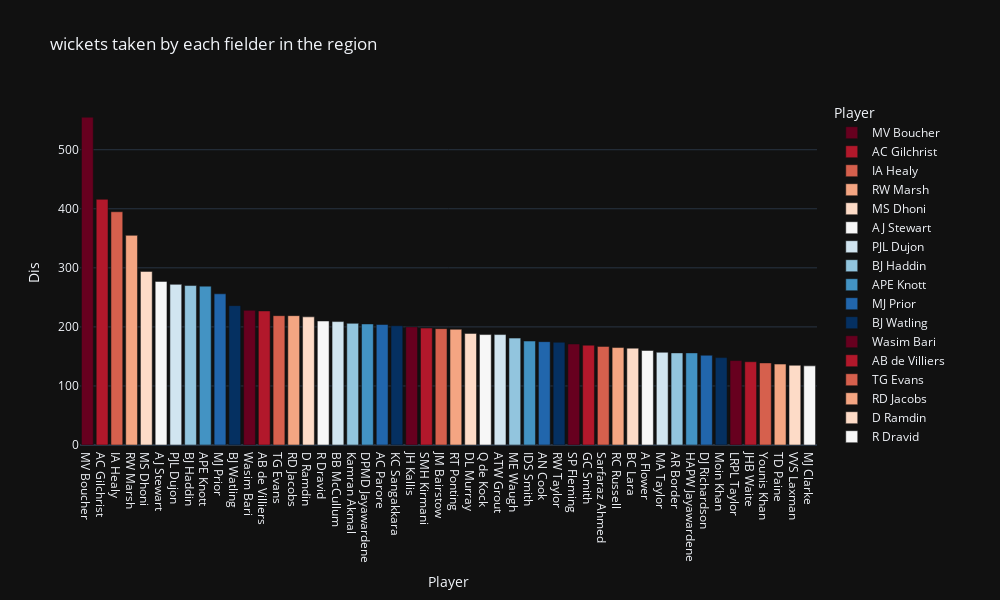

Source (notebook cell):
### Code cell
#plotting
px.bar(fielding_test.head(50), x="Player", y="Dis", color="Player", title="wickets taken by each fielder in the region"
       , color_discrete_sequence=px.colors.sequential.RdBu, height=600, width=1000, template="plotly_dark",
       labels={"Final Region": "Region", "HS": "Matches Played"})

### Figure 1 — Plotly figure (JSON) as saved in the notebook; plotly's stock layout.template omitted (floating-point values rounded to 4 significant figures)
{"data": [{"alignmentgroup": "True", "hovertemplate": "Player=%{x}<br>Dis=%{y}<extra></extra>", "legendgroup": "MV Boucher", "marker": {"color": "rgb(103,0,31)", "pattern": {"shape": ""}}, "name": "MV Boucher", "offsetgroup": "MV Boucher", "orientation": "v", "showlegend": true, "textposition": "auto", "type": "bar", "x": ["MV Boucher"], "xaxis": "x", "y": [555], "yaxis": "y"}, {"alignmentgroup": "True", "hovertemplate": "Player=%{x}<br>Dis=%{y}<extra></extra>", "legendgroup": "AC Gilchrist", "marker": {"color": "rgb(178,24,43)", "pattern": {"shape": ""}}, "name": "AC Gilchrist", "offsetgroup": "AC Gilchrist", "orientation": "v", "showlegend": true, "textposition": "auto", "type": "bar", "x": ["AC Gilchrist"], "xaxis": "x", "y": [416], "yaxis": "y"}, {"alignmentgroup": "True", "hovertemplate": "Player=%{x}<br>Dis=%{y}<extra></extra>", "legendgroup": "IA Healy", "marker": {"color": "rgb(214,96,77)", "pattern": {"shape": ""}}, "name": "IA Healy", "offsetgroup": "IA Healy", "orientation": "v", "showlegend": true, "textposition": "auto", "type": "bar", "x": ["IA Healy"], "xaxis": "x", "y": [395], "yaxis": "y"}, {"alignmentgroup": "True", "hovertemplate": "Player=%{x}<br>Dis=%{y}<extra></extra>", "legendgroup": "RW Marsh", "marker": {"color": "rgb(244,165,130)", "pattern": {"shape": ""}}, "name": "RW Marsh", "offsetgroup": "RW Marsh", "orientation": "v", "showlegend": true, "textposition": "auto", "type": "bar", "x": ["RW Marsh"], "xaxis": "x", "y": [355], "yaxis": "y"}, {"alignmentgroup": "True", "hovertemplate": "Player=%{x}<br>Dis=%{y}<extra></extra>", "legendgroup": "MS Dhoni", "marker": {"color": "rgb(253,219,199)", "pattern": {"shape": ""}}, "name": "MS Dhoni", "offsetgroup": "MS Dhoni", "orientation": "v", "showlegend": true, "textposition": "auto", "type": "bar", "x": ["MS Dhoni"], "xaxis": "x", "y": [294], "yaxis": "y"}, {"alignmentgroup": "True", "hovertemplate": "Player=%{x}<br>Dis=%{y}<extra></extra>", "legendgroup": "AJ Stewart", "marker": {"color": "rgb(247,247,247)", "pattern": {"shape": ""}}, "name": "AJ Stewart", "offsetgroup": "AJ Stewart", "orientation": "v", "showlegend": true, "textposition": "auto", "type": "bar", "x": ["AJ Stewart"], "xaxis": "x", "y": [277], "yaxis": "y"}, {"alignmentgroup": "True", "hovertemplate": "Player=%{x}<br>Dis=%{y}<extra></extra>", "legendgroup": "PJL Dujon", "marker": {"color": "rgb(209,229,240)", "pattern": {"shape": ""}}, "name": "PJL Dujon", "offsetgroup": "PJL Dujon", "orientation": "v", "showlegend": true, "textposition": "auto", "type": "bar", "x": ["PJL Dujon"], "xaxis": "x", "y": [272], "yaxis": "y"}, {"alignmentgroup": "True", "hovertemplate": "Player=%{x}<br>Dis=%{y}<extra></extra>", "legendgroup": "BJ Haddin", "marker": {"color": "rgb(146,197,222)", "pattern": {"shape": ""}}, "name": "BJ Haddin", "offsetgroup": "BJ Haddin", "orientation": "v", "showlegend": true, "textposition": "auto", "type": "bar", "x": ["BJ Haddin"], "xaxis": "x", "y": [270], "yaxis": "y"}, {"alignmentgroup": "True", "hovertemplate": "Player=%{x}<br>Dis=%{y}<extra></extra>", "legendgroup": "APE Knott", "marker": {"color": "rgb(67,147,195)", "pattern": {"shape": ""}}, "name": "APE Knott", "offsetgroup": "APE Knott", "orientation": "v", "showlegend": true, "textposition": "auto", "type": "bar", "x": ["APE Knott"], "xaxis": "x", "y": [269], "yaxis": "y"}, {"alignmentgroup": "True", "hovertemplate": "Player=%{x}<br>Dis=%{y}<extra></extra>", "legendgroup": "MJ Prior", "marker": {"color": "rgb(33,102,172)", "pattern": {"shape": ""}}, "name": "MJ Prior", "offsetgroup": "MJ Prior", "orientation": "v", "showlegend": true, "textposition": "auto", "type": "bar", "x": ["MJ Prior"], "xaxis": "x", "y": [256], "yaxis": "y"}, {"alignmentgroup": "True", "hovertemplate": "Player=%{x}<br>Dis=%{y}<extra></extra>", "legendgroup": "BJ Watling", "marker": {"color": "rgb(5,48,97)", "pattern": {"shape": ""}}, "name": "BJ Watling", "offsetgroup": "BJ Watling", "orientation": "v", "showlegend": true, "textposition": "auto", "type": "bar", "x": ["BJ Watling"], "xaxis": "x", "y": [236], "yaxis": "y"}, {"alignmentgroup": "True", "hovertemplate": "Player=%{x}<br>Dis=%{y}<extra></extra>", "legendgroup": "Wasim Bari", "marker": {"color": "rgb(103,0,31)", "pattern": {"shape": ""}}, "name": "Wasim Bari", "offsetgroup": "Wasim Bari", "orientation": "v", "showlegend": true, "textposition": "auto", "type": "bar", "x": ["Wasim Bari"], "xaxis": "x", "y": [228], "yaxis": "y"}, {"alignmentgroup": "True", "hovertemplate": "Player=%{x}<br>Dis=%{y}<extra></extra>", "legendgroup": "AB de Villiers", "marker": {"color": "rgb(178,24,43)", "pattern": {"shape": ""}}, "name": "AB de Villiers", "offsetgroup": "AB de Villiers", "orientation": "v", "showlegend": true, "textposition": "auto", "type": "bar", "x": ["AB de Villiers"], "xaxis": "x", "y": [227], "yaxis": "y"}, {"alignmentgroup": "True", "hovertemplate": "Player=%{x}<br>Dis=%{y}<extra></extra>", "legendgroup": "TG Evans", "marker": {"color": "rgb(214,96,77)", "pattern": {"shape": ""}}, "name": "TG Evans", "offsetgroup": "TG Evans", "orientation": "v", "showlegend": true, "textposition": "auto", "type": "bar", "x": ["TG Evans"], "xaxis": "x", "y": [219], "yaxis": "y"}, {"alignmentgroup": "True", "hovertemplate": "Player=%{x}<br>Dis=%{y}<extra></extra>", "legendgroup": "RD Jacobs", "marker": {"color": "rgb(244,165,130)", "pattern": {"shape": ""}}, "name": "RD Jacobs", "offsetgroup": "RD Jacobs", "orientation": "v", "showlegend": true, "textposition": "auto", "type": "bar", "x": ["RD Jacobs"], "xaxis": "x", "y": [219], "yaxis": "y"}, {"alignmentgroup": "True", "hovertemplate": "Player=%{x}<br>Dis=%{y}<extra></extra>", "legendgroup": "D Ramdin", "marker": {"color": "rgb(253,219,199)", "pattern": {"shape": ""}}, "name": "D Ramdin", "offsetgroup": "D Ramdin", "orientation": "v", "showlegend": true, "textposition": "auto", "type": "bar", "x": ["D Ramdin"], "xaxis": "x", "y": [217], "yaxis": "y"}, {"alignmentgroup": "True", "hovertemplate": "Player=%{x}<br>Dis=%{y}<extra></extra>", "legendgroup": "R Dravid", "marker": {"color": "rgb(247,247,247)", "pattern": {"shape": ""}}, "name": "R Dravid", "offsetgroup": "R Dravid", "orientation": "v", "showlegend": true, "textposition": "auto", "type": "bar", "x": ["R Dravid"], "xaxis": "x", "y": [210], "yaxis": "y"}, {"alignmentgroup": "True", "hovertemplate": "Player=%{x}<br>Dis=%{y}<extra></extra>", "legendgroup": "BB McCullum", "marker": {"color": "rgb(209,229,240)", "pattern": {"shape": ""}}, "name": "BB McCullum", "offsetgroup": "BB McCullum", "orientation": "v", "showlegend": true, "textposition": "auto", "type": "bar", "x": ["BB McCullum"], "xaxis": "x", "y": [209], "yaxis": "y"}, {"alignmentgroup": "True", "hovertemplate": "Player=%{x}<br>Dis=%{y}<extra></extra>", "legendgroup": "Kamran Akmal", "marker": {"color": "rgb(146,197,222)", "pattern": {"shape": ""}}, "name": "Kamran Akmal", "offsetgroup": "Kamran Akmal", "orientation": "v", "showlegend": true, "textposition": "auto", "type": "bar", "x": ["Kamran Akmal"], "xaxis": "x", "y": [206], "yaxis": "y"}, {"alignmentgroup": "True", "hovertemplate": "Player=%{x}<br>Dis=%{y}<extra></extra>", "legendgroup": "DPMD Jayawardene", "marker": {"color": "rgb(67,147,195)", "pattern": {"shape": ""}}, "name": "DPMD Jayawardene", "offsetgroup": "DPMD Jayawardene", "orientation": "v", "showlegend": true, "textposition": "auto", "type": "bar", "x": ["DPMD Jayawardene"], "xaxis": "x", "y": [205], "yaxis": "y"}, {"alignmentgroup": "True", "hovertemplate": "Player=%{x}<br>Dis=%{y}<extra></extra>", "legendgroup": "AC Parore", "marker": {"color": "rgb(33,102,172)", "pattern": {"shape": ""}}, "name": "AC Parore", "offsetgroup": "AC Parore", "orientation": "v", "showlegend": true, "textposition": "auto", "type": "bar", "x": ["AC Parore"], "xaxis": "x", "y": [204], "yaxis": "y"}, {"alignmentgroup": "True", "hovertemplate": "Player=%{x}<br>Dis=%{y}<extra></extra>", "legendgroup": "KC Sangakkara", "marker": {"color": "rgb(5,48,97)", "pattern": {"shape": ""}}, "name": "KC Sangakkara", "offsetgroup": "KC Sangakkara", "orientation": "v", "showlegend": true, "textposition": "auto", "type": "bar", "x": ["KC Sangakkara"], "xaxis": "x", "y": [202], "yaxis": "y"}, {"alignmentgroup": "True", "hovertemplate": "Player=%{x}<br>Dis=%{y}<extra></extra>", "legendgroup": "JH Kallis", "marker": {"color": "rgb(103,0,31)", "pattern": {"shape": ""}}, "name": "JH Kallis", "offsetgroup": "JH Kallis", "orientation": "v", "showlegend": true, "textposition": "auto", "type": "bar", "x": ["JH Kallis"], "xaxis": "x", "y": [200], "yaxis": "y"}, {"alignmentgroup": "True", "hovertemplate": "Player=%{x}<br>Dis=%{y}<extra></extra>", "legendgroup": "SMH Kirmani", "marker": {"color": "rgb(178,24,43)", "pattern": {"shape": ""}}, "name": "SMH Kirmani", "offsetgroup": "SMH Kirmani", "orientation": "v", "showlegend": true, "textposition": "auto", "type": "bar", "x": ["SMH Kirmani"], "xaxis": "x", "y": [198], "yaxis": "y"}, {"alignmentgroup": "True", "hovertemplate": "Player=%{x}<br>Dis=%{y}<extra></extra>", "legendgroup": "JM Bairstow", "marker": {"color": "rgb(214,96,77)", "pattern": {"shape": ""}}, "name": "JM Bairstow", "offsetgroup": "JM Bairstow", "orientation": "v", "showlegend": true, "textposition": "auto", "type": "bar", "x": ["JM Bairstow"], "xaxis": "x", "y": [197], "yaxis": "y"}, {"alignmentgroup": "True", "hovertemplate": "Player=%{x}<br>Dis=%{y}<extra></extra>", "legendgroup": "RT Ponting", "marker": {"color": "rgb(244,165,130)", "pattern": {"shape": ""}}, "name": "RT Ponting", "offsetgroup": "RT Ponting", "orientation": "v", "showlegend": true, "textposition": "auto", "type": "bar", "x": ["RT Ponting"], "xaxis": "x", "y": [196], "yaxis": "y"}, {"alignmentgroup": "True", "hovertemplate": "Player=%{x}<br>Dis=%{y}<extra></extra>", "legendgroup": "DL Murray", "marker": {"color": "rgb(253,219,199)", "pattern": {"shape": ""}}, "name": "DL Murray", "offsetgroup": "DL Murray", "orientation": "v", "showlegend": true, "textposition": "auto", "type": "bar", "x": ["DL Murray"], "xaxis": "x", "y": [189], "yaxis": "y"}, {"alignmentgroup": "True", "hovertemplate": "Player=%{x}<br>Dis=%{y}<extra></extra>", "legendgroup": "Q de Kock", "marker": {"color": "rgb(247,247,247)", "pattern": {"shape": ""}}, "name": "Q de Kock", "offsetgroup": "Q de Kock", "orientation": "v", "showlegend": true, "textposition": "auto", "type": "bar", "x": ["Q de Kock"], "xaxis": "x", "y": [187], "yaxis": "y"}, {"alignmentgroup": "True", "hovertemplate": "Player=%{x}<br>Dis=%{y}<extra></extra>", "legendgroup": "ATW Grout", "marker": {"color": "rgb(209,229,240)", "pattern": {"shape": ""}}, "name": "ATW Grout", "offsetgroup": "ATW Grout", "orientation": "v", "showlegend": true, "textposition": "auto", "type": "bar", "x": ["ATW Grout"], "xaxis": "x", "y": [187], "yaxis": "y"}, {"alignmentgroup": "True", "hovertemplate": "Player=%{x}<br>Dis=%{y}<extra></extra>", "legendgroup": "ME Waugh", "marker": {"color": "rgb(146,197,222)", "pattern": {"shape": ""}}, "name": "ME Waugh", "offsetgroup": "ME Waugh", "orientation": "v", "showlegend": true, "textposition": "auto", "type": "bar", "x": ["ME Waugh"], "xaxis": "x", "y": [181], "yaxis": "y"}, {"alignmentgroup": "True", "hovertemplate": "Player=%{x}<br>Dis=%{y}<extra></extra>", "legendgroup": "IDS Smith", "marker": {"color": "rgb(67,147,195)", "pattern": {"shape": ""}}, "name": "IDS Smith", "offsetgroup": "IDS Smith", "orientation": "v", "showlegend": true, "textposition": "auto", "type": "bar", "x": ["IDS Smith"], "xaxis": "x", "y": [176], "yaxis": "y"}, {"alignmentgroup": "True", "hovertemplate": "Player=%{x}<br>Dis=%{y}<extra></extra>", "legendgroup": "AN Cook", "marker": {"color": "rgb(33,102,172)", "pattern": {"shape": ""}}, "name": "AN Cook", "offsetgroup": "AN Cook", "orientation": "v", "showlegend": true, "textposition": "auto", "type": "bar", "x": ["AN Cook"], "xaxis": "x", "y": [175], "yaxis": "y"}, {"alignmentgroup": "True", "hovertemplate": "Player=%{x}<br>Dis=%{y}<extra></extra>", "legendgroup": "RW Taylor", "marker": {"color": "rgb(5,48,97)", "pattern": {"shape": ""}}, "name": "RW Taylor", "offsetgroup": "RW Taylor", "orientation": "v", "showlegend": true, "textposition": "auto", "type": "bar", "x": ["RW Taylor"], "xaxis": "x", "y": [174], "yaxis": "y"}, {"alignmentgroup": "True", "hovertemplate": "Player=%{x}<br>Dis=%{y}<extra></extra>", "legendgroup": "SP Fleming", "marker": {"color": "rgb(103,0,31)", "pattern": {"shape": ""}}, "name": "SP Fleming", "offsetgroup": "SP Fleming", "orientation": "v", "showlegend": true, "textposition": "auto", "type": "bar", "x": ["SP Fleming"], "xaxis": "x", "y": [171], "yaxis": "y"}, {"alignmentgroup": "True", "hovertemplate": "Player=%{x}<br>Dis=%{y}<extra></extra>", "legendgroup": "GC Smith", "marker": {"color": "rgb(178,24,43)", "pattern": {"shape": ""}}, "name": "GC Smith", "offsetgroup": "GC Smith", "orientation": "v", "showlegend": true, "textposition": "auto", "type": "bar", "x": ["GC Smith"], "xaxis": "x", "y": [169], "yaxis": "y"}, {"alignmentgroup": "True", "hovertemplate": "Player=%{x}<br>Dis=%{y}<extra></extra>", "legendgroup": "Sarfaraz Ahmed", "marker": {"color": "rgb(214,96,77)", "pattern": {"shape": ""}}, "name": "Sarfaraz Ahmed", "offsetgroup": "Sarfaraz Ahmed", "orientation": "v", "showlegend": true, "textposition": "auto", "type": "bar", "x": ["Sarfaraz Ahmed"], "xaxis": "x", "y": [167], "yaxis": "y"}, {"alignmentgroup": "True", "hovertemplate": "Player=%{x}<br>Dis=%{y}<extra></extra>", "legendgroup": "RC Russell", "marker": {"color": "rgb(244,165,130)", "pattern": {"shape": ""}}, "name": "RC Russell", "offsetgroup": "RC Russell", "orientation": "v", "showlegend": true, "textposition": "auto", "type": "bar", "x": ["RC Russell"], "xaxis": "x", "y": [165], "yaxis": "y"}, {"alignmentgroup": "True", "hovertemplate": "Player=%{x}<br>Dis=%{y}<extra></extra>", "legendgroup": "BC Lara", "marker": {"color": "rgb(253,219,199)", "pattern": {"shape": ""}}, "name": "BC Lara", "offsetgroup": "BC Lara", "orientation": "v", "showlegend": true, "textposition": "auto", "type": "bar", "x": ["BC Lara"], "xaxis": "x", "y": [164], "yaxis": "y"}, {"alignmentgroup": "True", "hovertemplate": "Player=%{x}<br>Dis=%{y}<extra></extra>", "legendgroup": "A Flower", "marker": {"color": "rgb(247,247,247)", "pattern": {"shape": ""}}, "name": "A Flower", "offsetgroup": "A Flower", "orientation": "v", "showlegend": true, "textposition": "auto", "type": "bar", "x": ["A Flower"], "xaxis": "x", "y": [160], "yaxis": "y"}, {"alignmentgroup": "True", "hovertemplate": "Player=%{x}<br>Dis=%{y}<extra></extra>", "legendgroup": "MA Taylor", "marker": {"color": "rgb(209,229,240)", "pattern": {"shape": ""}}, "name": "MA Taylor", "offsetgroup": "MA Taylor", "orientation": "v", "showlegend": true, "textposition": "auto", "type": "bar", "x": ["MA Taylor"], "xaxis": "x", "y": [157], "yaxis": "y"}, {"alignmentgroup": "True", "hovertemplate": "Player=%{x}<br>Dis=%{y}<extra></extra>", "legendgroup": "AR Border", "marker": {"color": "rgb(146,197,222)", "pattern": {"shape": ""}}, "name": "AR Border", "offsetgroup": "AR Border", "orientation": "v", "showlegend": true, "textposition": "auto", "type": "bar", "x": ["AR Border"], "xaxis": "x", "y": [156], "yaxis": "y"}, {"alignmentgroup": "True", "hovertemplate": "Player=%{x}<br>Dis=%{y}<extra></extra>", "legendgroup": "HAPW Jayawardene", "marker": {"color": "rgb(67,147,195)", "pattern": {"shape": ""}}, "name": "HAPW Jayawardene", "offsetgroup": "HAPW Jayawardene", "orientation": "v", "showlegend": true, "textposition": "auto", "type": "bar", "x": ["HAPW Jayawardene"], "xaxis": "x", "y": [156], "yaxis": "y"}, {"alignmentgroup": "True", "hovertemplate": "Player=%{x}<br>Dis=%{y}<extra></extra>", "legendgroup": "DJ Richardson", "marker": {"color": "rgb(33,102,172)", "pattern": {"shape": ""}}, "name": "DJ Richardson", "offsetgroup": "DJ Richardson", "orientation": "v", "showlegend": true, "textposition": "auto", "type": "bar", "x": ["DJ Richardson"], "xaxis": "x", "y": [152], "yaxis": "y"}, {"alignmentgroup": "True", "hovertemplate": "Player=%{x}<br>Dis=%{y}<extra></extra>", "legendgroup": "Moin Khan", "marker": {"color": "rgb(5,48,97)", "pattern": {"shape": ""}}, "name": "Moin Khan", "offsetgroup": "Moin Khan", "orientation": "v", "showlegend": true, "textposition": "auto", "type": "bar", "x": ["Moin Khan"], "xaxis": "x", "y": [148], "yaxis": "y"}, {"alignmentgroup": "True", "hovertemplate": "Player=%{x}<br>Dis=%{y}<extra></extra>", "legendgroup": "LRPL Taylor", "marker": {"color": "rgb(103,0,31)", "pattern": {"shape": ""}}, "name": "LRPL Taylor", "offsetgroup": "LRPL Taylor", "orientation": "v", "showlegend": true, "textposition": "auto", "type": "bar", "x": ["LRPL Taylor"], "xaxis": "x", "y": [143], "yaxis": "y"}, {"alignmentgroup": "True", "hovertemplate": "Player=%{x}<br>Dis=%{y}<extra></extra>", "legendgroup": "JHB Waite", "marker": {"color": "rgb(178,24,43)", "pattern": {"shape": ""}}, "name": "JHB Waite", "offsetgroup": "JHB Waite", "orientation": "v", "showlegend": true, "textposition": "auto", "type": "bar", "x": ["JHB Waite"], "xaxis": "x", "y": [141], "yaxis": "y"}, {"alignmentgroup": "True", "hovertemplate": "Player=%{x}<br>Dis=%{y}<extra></extra>", "legendgroup": "Younis Khan", "marker": {"color": "rgb(214,96,77)", "pattern": {"shape": ""}}, "name": "Younis Khan", "offsetgroup": "Younis Khan", "orientation": "v", "showlegend": true, "textposition": "auto", "type": "bar", "x": ["Younis Khan"], "xaxis": "x", "y": [139], "yaxis": "y"}, {"alignmentgroup": "True", "hovertemplate": "Player=%{x}<br>Dis=%{y}<extra></extra>", "legendgroup": "TD Paine", "marker": {"color": "rgb(244,165,130)", "pattern": {"shape": ""}}, "name": "TD Paine", "offsetgroup": "TD Paine", "orientation": "v", "showlegend": true, "textposition": "auto", "type": "bar", "x": ["TD Paine"], "xaxis": "x", "y": [137], "yaxis": "y"}, {"alignmentgroup": "True", "hovertemplate": "Player=%{x}<br>Dis=%{y}<extra></extra>", "legendgroup": "VVS Laxman", "marker": {"color": "rgb(253,219,199)", "pattern": {"shape": ""}}, "name": "VVS Laxman", "offsetgroup": "VVS Laxman", "orientation": "v", "showlegend": true, "textposition": "auto", "type": "bar", "x": ["VVS Laxman"], "xaxis": "x", "y": [135], "yaxis": "y"}, {"alignmentgroup": "True", "hovertemplate": "Player=%{x}<br>Dis=%{y}<extra></extra>", "legendgroup": "MJ Clarke", "marker": {"color": "rgb(247,247,247)", "pattern": {"shape": ""}}, "name": "MJ Clarke", "offsetgroup": "MJ Clarke", "orientation": "v", "showlegend": true, "textposition": "auto", "type": "bar", "x": ["MJ Clarke"], "xaxis": "x", "y": [134], "yaxis": "y"}], "layout": {"barmode": "relative", "height": 600, "legend": {"title": {"text": "Player"}, "tracegroupgap": 0}, "title": {"text": "wickets taken by each fielder in the region"}, "width": 1000, "xaxis": {"anchor": "y", "categoryarray": ["MV Boucher", "AC Gilchrist", "IA Healy", "RW Marsh", "MS Dhoni", "AJ Stewart", "PJL Dujon", "BJ Haddin", "APE Knott", "MJ Prior", "BJ Watling", "Wasim Bari", "AB de Villiers", "TG Evans", "RD Jacobs", "D Ramdin", "R Dravid", "BB McCullum", "Kamran Akmal", "DPMD Jayawardene", "AC Parore", "KC Sangakkara", "JH Kallis", "SMH Kirmani", "JM Bairstow", "RT Ponting", "DL Murray", "Q de Kock", "ATW Grout", "ME Waugh", "IDS Smith", "AN Cook", "RW Taylor", "SP Fleming", "GC Smith", "Sarfaraz Ahmed", "RC Russell", "BC Lara", "A Flower", "MA Taylor", "AR Border", "HAPW Jayawardene", "DJ Richardson", "Moin Khan", "LRPL Taylor", "JHB Waite", "Younis Khan", "TD Paine", "VVS Laxman", "MJ Clarke"], "categoryorder": "array", "domain": [0, 1], "title": {"text": "Player"}}, "yaxis": {"anchor": "x", "domain": [0, 1], "title": {"text": "Dis"}}}}
